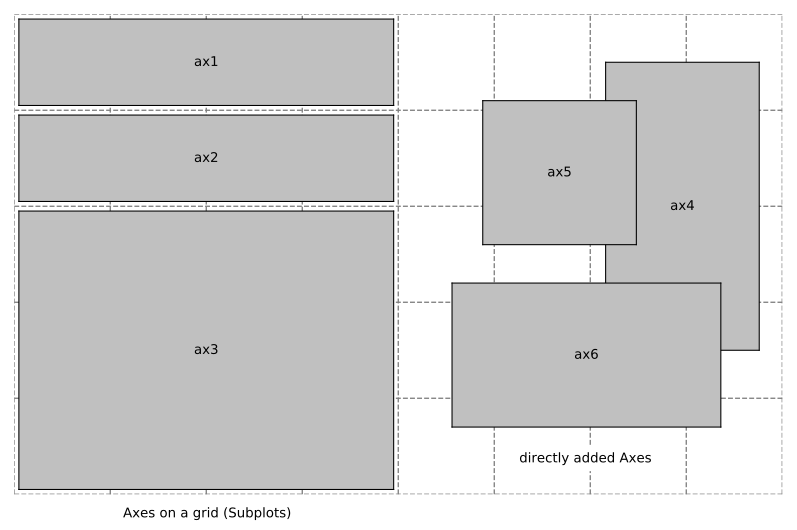

Write Python code to recreate this figure.
import matplotlib.pyplot as plt
import matplotlib.ticker as ticker

fig = plt.figure(figsize=(8,5), dpi=200)

# background grid
b = plt.Axes(fig=fig, rect=[0, 0, 1, 1], facecolor="white")
b.grid(b=True, color='gray', linestyle="--", linewidth=1)
# change ticks
b.xaxis.set_major_locator(ticker.MultipleLocator(1/8))
b.yaxis.set_major_locator(ticker.MultipleLocator(1/5))
b.tick_params(bottom=False, left=False, labelbottom=False, labelleft=False)
# add axes
fig.add_axes(b)
# delete border box without deleting the gridlines
plt.box(False)

# subplots
ax1 = fig.add_axes([0.006,0.01 + 4/5,1/2 - 0.012,1/5 - 0.02], facecolor="silver") # ax2
ax2 = fig.add_axes([0.006,0.01 + 3/5,1/2 - 0.012,1/5 - 0.02], facecolor="silver") # ax1
ax3 = fig.add_axes([0.006,0.01,1/2 - 0.012,3/5 - 0.02], facecolor="silver") # ax3
ax1.set_xticks([]); ax1.set_yticks([])
ax2.set_xticks([]); ax2.set_yticks([])
ax3.set_xticks([]); ax3.set_yticks([])
ax1.tick_params(labelbottom=False, labelleft=False)
ax2.tick_params(labelbottom=False, labelleft=False)
ax3.tick_params(labelbottom=False, labelleft=False)

# axes
ax4 = fig.add_axes([0.77,.3,.2,.6], facecolor="silver") # ax4
ax5 = fig.add_axes([0.61,.52,.2,.3], facecolor="silver") # ax5
ax6 = fig.add_axes([0.57,.14,.35,.3], facecolor="silver") # ax6
ax4.set_xticks([]); ax4.set_yticks([])
ax5.set_xticks([]); ax5.set_yticks([])
ax6.set_xticks([]); ax6.set_yticks([])
ax4.tick_params(labelbottom=False, labelleft=False)
ax5.tick_params(labelbottom=False, labelleft=False)
ax6.tick_params(labelbottom=False, labelleft=False)

# add text
ax3.text(0.278,-0.1,"Axes on a grid (Subplots)", backgroundcolor="white")
ax6.text(0.25,-0.245,"directly added Axes", backgroundcolor="white")

# print the names of the axes
def annotate_axes(fig):
    for i, ax in enumerate(fig.axes):
        if i != 0:
            ax.text(0.5, 0.5, "ax%d" % (i), va="center", ha="center")
            ax.tick_params(labelbottom=False, labelleft=False)
annotate_axes(fig)

# save graphic
plt.savefig("E9.svg", bbox_inches="tight")
#plot.show()